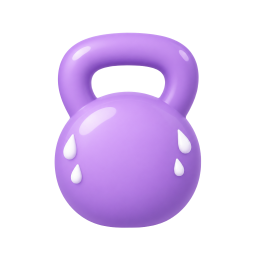
#> input picture assets/ui-lourd/v2-lourd.png, 256 x 256 px
$ python -i icone-depuis-rendu.py   (imports and definitions only)
#> lines starting #> are read from the running program, lines starting #| are printed output that depends on the picture; after the words box and inside, x2 and y2 are one past the last pixel; in counts of white or black regions, pixels touching at a corner belong together
#> further down, picture is the input picture: PIL image 256x256 RGBA; mean R, G, B, A 66.2, 48.9, 81.1, 88.1
"""
Icônes fidèles aux modèles du jeu : on part d'un rendu Studio sur fond magenta (ViewportFrame), jamais d'une
simple description (retour utilisateur du 15/09 : l'épée des icônes ne ressemblait pas à l'épée du jeu, et le
détourage automatique trouait les icônes).

Python embarqué de ComfyUI (PIL + numpy) :
    python icone-depuis-rendu.py prep <rendu.jpg|png> <dossier> <nom>
        -> <nom>-ref.png (objet recadré au carré 1024, fond gris clair, pour FLUX img2img)
        -> <nom>-masque.png (silhouette exacte, blanc = objet)
    python icone-depuis-rendu.py planche <sortie.png> <image> [<image> ...]
        -> planche de vignettes 256 px avec le nom de chaque fichier
    python icone-depuis-rendu.py final <genere.png> <masque.png> <sortie.png> [taille=512]
        -> icône RGBA : l'image générée découpée par la silhouette du rendu (légèrement dilatée et adoucie),
           donc aucun trou au milieu de l'objet et aucun reste de fond
"""
import os
import sys

import numpy as np
from PIL import Image, ImageDraw, ImageFilter

MAGENTA = np.array([255, 0, 255], dtype=np.float32)
BACKGROUND = (236, 238, 244)


def silhouette(image: Image.Image) -> np.ndarray:
    """Masque 0..1 de l'objet : distance au magenta, tolérante à la compression JPEG."""
    rgb = np.asarray(image.convert("RGB"), dtype=np.float32)
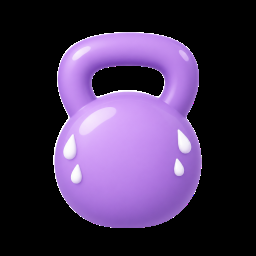
#> rgb: shape (256, 256, 3) float32; mean R, G, B 66.2, 48.9, 81.1
    distance = np.linalg.norm(rgb - MAGENTA, axis=2)
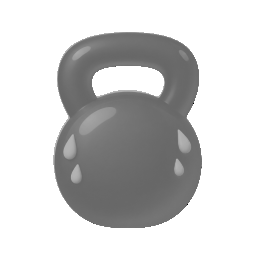
#> distance: shape (256, 256) float32; min 0, max 360.6, mean 290.1; drawn with min black and max white
    alpha = np.clip((distance - 60.0) / 60.0, 0.0, 1.0)
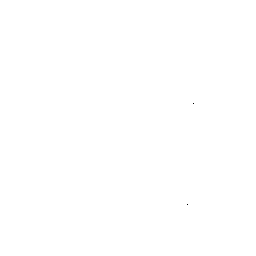
#> alpha: shape (256, 256) float32; values 0 (black) and 1 (white), 100% white; black in thin lines or dots, all inside (x1, y1, x2, y2) = (187, 103, 194, 205)
    # Bouche les petits trous internes : un objet du jeu n'a pas de pixels magenta en son centre.
    mask = Image.fromarray((alpha * 255).astype(np.uint8)).filter(ImageFilter.MaxFilter(3)).filter(ImageFilter.MinFilter(3))
#> mask: PIL image 256x256 L; every value is 255
    return np.asarray(mask, dtype=np.float32) / 255.0
#> returned value: shape (256, 256) float32; every value is 1


# [65 lines left out: functions prep, planche, final, not called in this run]


# [10 lines not run here, left out]

>>> from PIL import Image
>>> picture = Image.open('../../assets/ui-lourd/v2-lourd.png')
>>> result = silhouette(picture)
